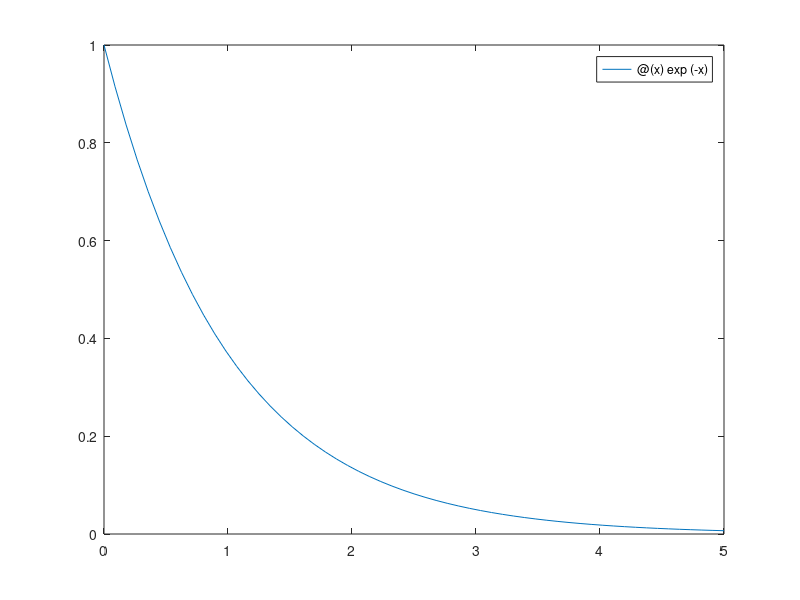

MATLAB code for this plot:
% Sleep calculator script



amountOfHoursRemaining = input("How many hours of estimated work do you have remaining? ");
amountOfTasksToComplete = input("How many assignments are remaining? ");
time = clock;
fix(time);
currentMinute = time(5);
currentHour = time(4) + currentMinute / 60;
sleepE = @(x) exp(-x); % boring equation, could be better
fplot(sleepE, [0, 5]);






function [posRoot, negRoot] = Quadratic(a, b, c)
if((b .^ 2) - (4 .* a .* c) >= 0 ) 
    posRoot = (-b + sqrt(b.^2 - 4 .* a .* c)) ./ (2 .* a);
    negRoot = (-b - sqrt(b.^2 - 4 .* a .* c)) ./ (2 .* a);
else
    error("Roots are complex, aborting program") 
end
end
